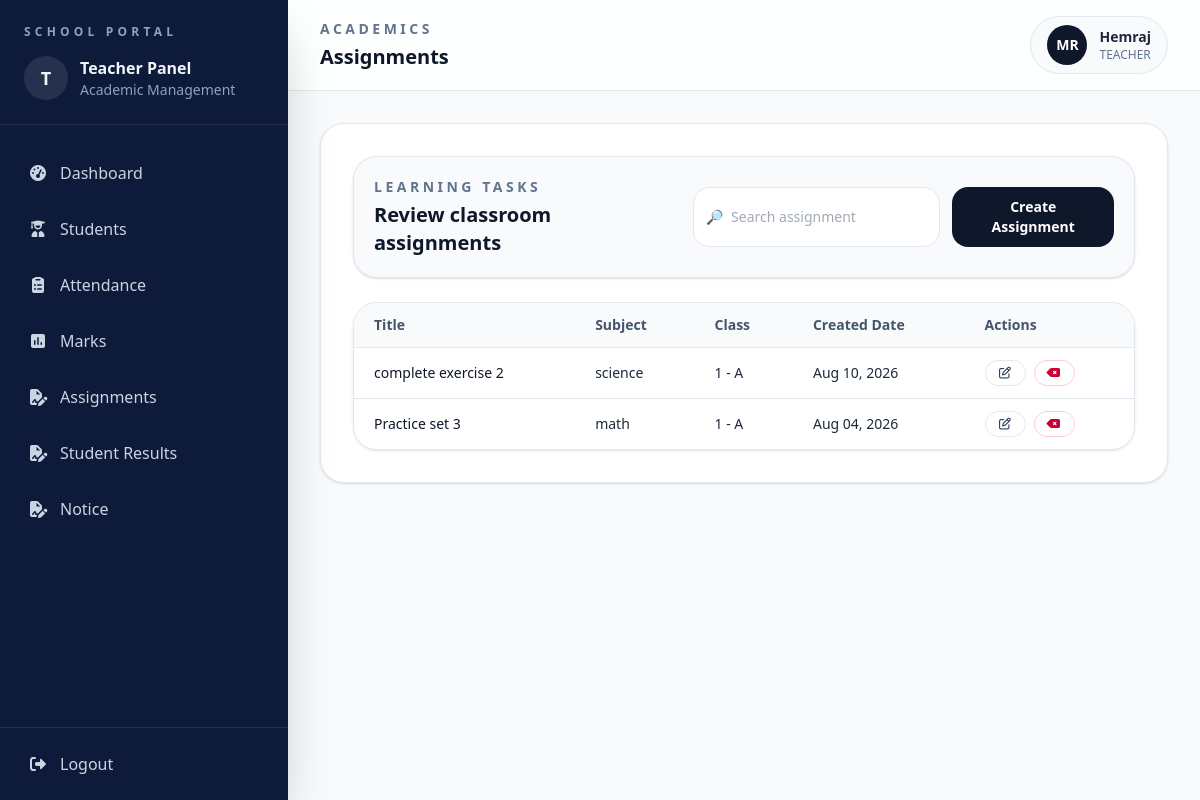
/academics/assignments/list/ (signed in), run on an earlier commit of the app's database.
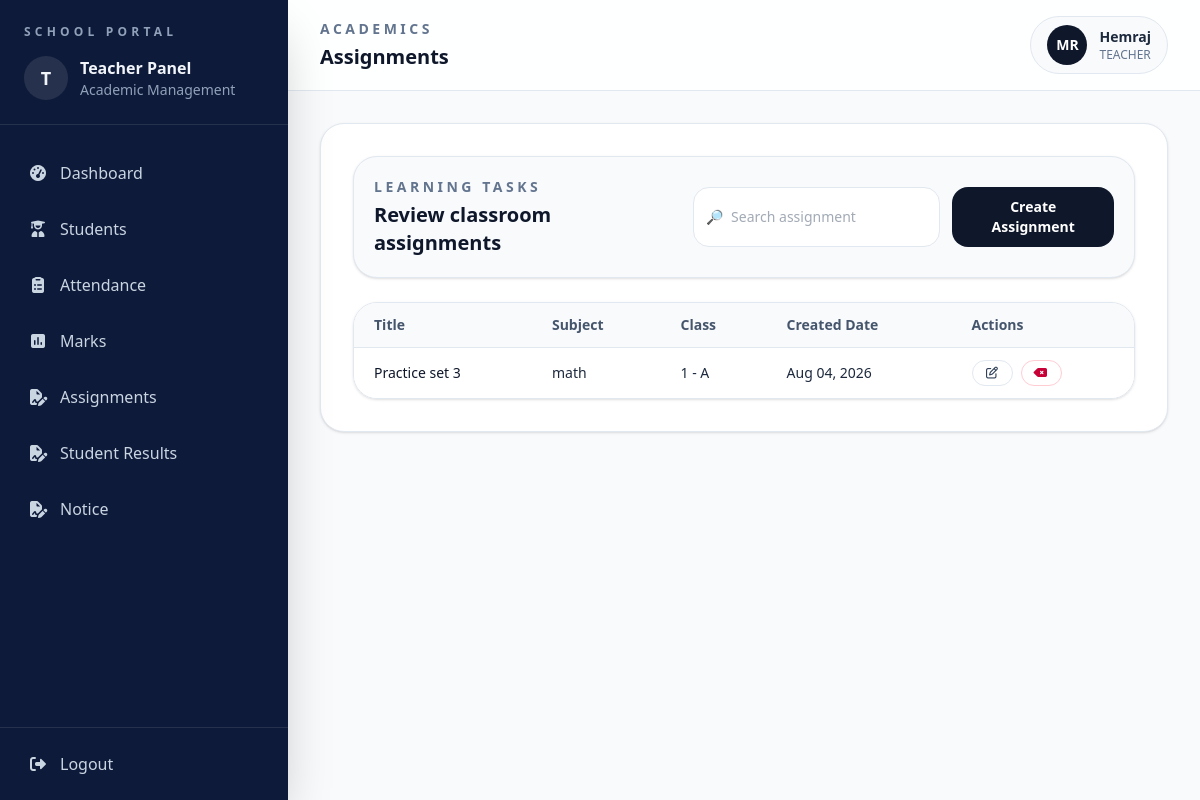
And on a later commit of the database.
### academics/models.py (models this page shows, shortened)
class Assignment(models.Model):
    title = models.CharField(max_length=200)
    description = models.TextField(blank=True)
    subject = models.ForeignKey(Subject, on_delete=models.CASCADE)
    classroom = models.ForeignKey(ClassRoom, on_delete=models.CASCADE)
    created_at = models.DateTimeField(auto_now_add=True)

class Subject(models.Model):
    name = models.CharField(max_length=100)
    classroom = models.ForeignKey(ClassRoom, on_delete=models.CASCADE)

### students/models.py (models this page shows, shortened)
class ClassRoom(models.Model):
    name = models.CharField(max_length=50)
    section = models.CharField(max_length=10)
    teacher = models.ForeignKey(
        User, on_delete=models.SET_NULL, null=True, limit_choices_to={"role": "TEACHER"}
    )

### academics/views.py (the view)
# urls.py: path("assignments/list/", views.assignment_list, name="assignment-list"),
def assignment_list(request):
    assignments = (
        Assignment.objects.filter(classroom__teacher=request.user)
        .select_related("subject", "classroom")
        .order_by("-created_at")
    )
    return render(
        request, "academics/assignment_list.html", {"assignments": assignments}
    )

### academics/templates/academics/assignment_list.html (shortened to what this page needs)
{% extends 'base.html' %} {% block title %}Assignments{% endblock %}
{% block page_label %}Academics{% endblock %}
{% block page_title %}Assignments{% endblock %} {% block content %}
<section class="space-y-6">
  <div
    class="flex flex-col gap-4 rounded-3xl border border-slate-200 bg-slate-50 p-5 shadow-sm md:flex-row md:items-center md:justify-between"
  >
    <div>
      <p
        class="text-sm font-semibold uppercase tracking-[0.25em] text-slate-500"
      >
        Learning Tasks
      </p>
      <h2 class="mt-1 text-xl font-semibold text-slate-900">
        Review classroom assignments
      </h2>
    </div>
    <div class="flex flex-col gap-3 sm:flex-row">
      <label
        class="flex items-center rounded-2xl border border-slate-200 bg-white px-3 py-2 text-sm text-slate-600"
      >
        <span class="mr-2 text-slate-400">🔎</span>
        <input
          type="text"
          placeholder="Search assignment"
          class="w-full bg-transparent outline-none"
        />
      </label>
      <a
        href="{% url 'add-assignment' %}"
        class="rounded-2xl bg-slate-900 px-4 py-2.5 text-center text-sm font-semibold text-white transition hover:bg-slate-800"
      >
        Create Assignment
      </a>
    </div>
  </div>
  <div class="overflow-hidden rounded-3xl border border-slate-200 shadow-sm">
    <div class="overflow-x-auto">
      <table class="min-w-full divide-y divide-slate-200 text-left text-sm">
        <thead class="bg-slate-50 text-slate-600">
          <tr>
            <th class="px-5 py-3 font-semibold">Title</th>
            <th class="px-5 py-3 font-semibold">Subject</th>
            <th class="px-5 py-3 font-semibold">Class</th>
            <th class="px-5 py-3 font-semibold">Created Date</th>
            <th class="px-5 py-3 font-semibold">Actions</th>
          </tr>
        </thead>
        <tbody class="divide-y divide-slate-200 bg-white">
          {% for assignment in assignments %}
          <tr>
            <td class="px-5 py-3 font-medium text-slate-900">
              {{ assignment.title }}
            </td>
            <td class="px-5 py-3">{{ assignment.subject.name }}</td>
            <td class="px-5 py-3">
              {{ assignment.classroom.name }} {% if assignment.classroom.section%} - {{ assignment.classroom.section }} {% endif %}
            </td>
            <td class="px-5 py-3">{{ assignment.created_at|date:"M d, Y" }}</td>
            <td class="px-5 py-3">
              <div class="flex gap-2">
                <a
                  href=""
                  class="rounded-full border border-slate-200 px-3 py-1 text-xs font-semibold text-slate-700 transition hover:bg-slate-50"
                >
                  <i class="fa-regular fa-pen-to-square"></i>
                </a>
                <a
                  href="{% url 'delete_assignment' assignment.id %}"
                  class="rounded-full border border-rose-200 px-3 py-1 text-xs font-semibold text-rose-700 transition hover:bg-rose-50"
                >
                 <i class="fa-solid fa-delete-left"></i>
                </a>
              </div>
            </td>
          </tr>
          {% empty %}
          <tr>
            <td colspan="5" class="px-5 py-10 text-center text-slate-500">
              No assignments found.
            </td>
          </tr>
          {% endfor %}
        </tbody>
      </table>
    </div>
  </div>
</section>
{% endblock %}

What changed in the data, as far as the page shows it:
removed Assignment: title "complete exercise 2", subject.name "science", classroom.name "1", classroom.section "A", created_at "Aug 10, 2026"
